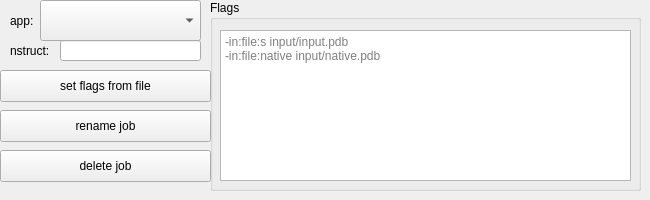
<?xml version="1.0" encoding="UTF-8"?>
<ui version="4.0">
 <class>JobSubmit</class>
 <widget class="QWidget" name="JobSubmit">
  <property name="geometry">
   <rect>
    <x>0</x>
    <y>0</y>
    <width>650</width>
    <height>200</height>
   </rect>
  </property>
  <property name="windowTitle">
   <string>Form</string>
  </property>
  <widget class="QComboBox" name="app">
   <property name="geometry">
    <rect>
     <x>40</x>
     <y>0</y>
     <width>161</width>
     <height>41</height>
    </rect>
   </property>
  </widget>
  <widget class="QLabel" name="label_5">
   <property name="geometry">
    <rect>
     <x>10</x>
     <y>0</y>
     <width>61</width>
     <height>41</height>
    </rect>
   </property>
   <property name="text">
    <string>app:</string>
   </property>
  </widget>
  <widget class="QGroupBox" name="groupBox_2">
   <property name="geometry">
    <rect>
     <x>210</x>
     <y>0</y>
     <width>431</width>
     <height>191</height>
    </rect>
   </property>
   <property name="title">
    <string>Flags</string>
   </property>
   <widget class="QPlainTextEdit" name="flags">
    <property name="geometry">
     <rect>
      <x>10</x>
      <y>30</y>
      <width>411</width>
      <height>151</height>
     </rect>
    </property>
    <property name="readOnly">
     <bool>false</bool>
    </property>
    <property name="placeholderText">
      <string>-in:file:s input/input.pdb
-in:file:native input/native.pdb </string>
    </property>
   </widget>
  </widget>
  <widget class="QPushButton" name="flags_from_file">
   <property name="geometry">
    <rect>
     <x>0</x>
     <y>70</y>
     <width>211</width>
     <height>32</height>
    </rect>
   </property>
   <property name="text">
    <string>set flags from file</string>
   </property>
  </widget>
  <widget class="QLineEdit" name="nstruct">
   <property name="geometry">
    <rect>
     <x>60</x>
     <y>40</y>
     <width>141</width>
     <height>21</height>
    </rect>
   </property>
  </widget>
  <widget class="QLabel" name="label_6">
   <property name="geometry">
    <rect>
     <x>10</x>
     <y>30</y>
     <width>51</width>
     <height>41</height>
    </rect>
   </property>
   <property name="text">
    <string>nstruct:</string>
   </property>
  </widget>
  <widget class="QPushButton" name="delete_job">
   <property name="geometry">
    <rect>
     <x>0</x>
     <y>150</y>
     <width>211</width>
     <height>32</height>
    </rect>
   </property>
   <property name="text">
    <string>delete job</string>
   </property>
  </widget>
  <widget class="QPushButton" name="rename_job">
   <property name="geometry">
    <rect>
     <x>0</x>
     <y>110</y>
     <width>211</width>
     <height>32</height>
    </rect>
   </property>
   <property name="text">
    <string>rename job</string>
   </property>
  </widget>
 </widget>
 <resources/>
 <connections/>
</ui>
